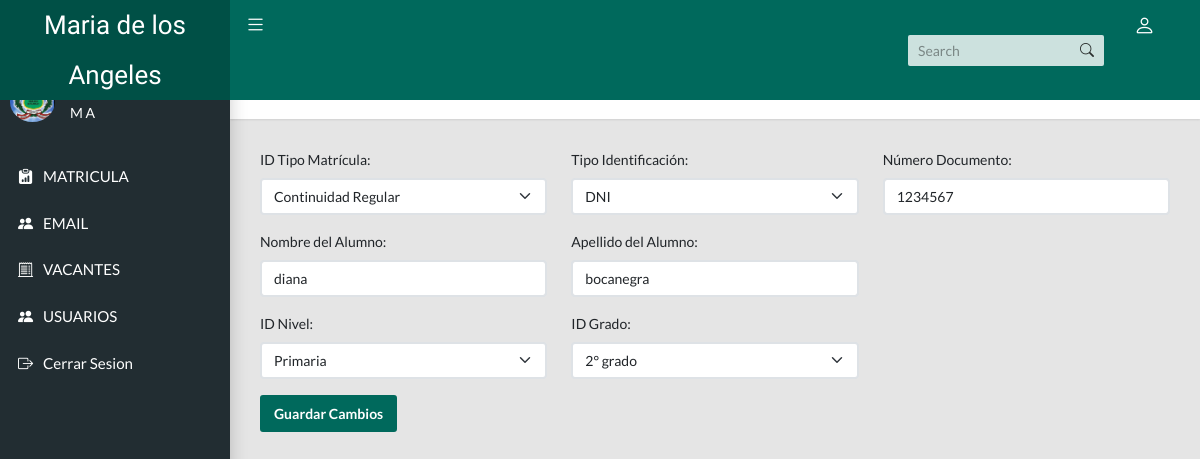
The app's page /administrador/editar.php?idMatricula=1 with its own data.
### tables this page shows
CREATE TABLE `matricula` (
  `idMatricula` int(11) NOT NULL,
  `idTipoMatricula` int(11) DEFAULT NULL,
  `ie_Antigua` varchar(50) DEFAULT NULL,
  `archivoDocumentacion` varchar(250) NOT NULL,
  `tipoIdentificacion` int(11) NOT NULL,
  `numeroDocumento` int(11) DEFAULT NULL,
  `nombreAlumno` varchar(100) NOT NULL,
  `apellidoAlumno` varchar(100) NOT NULL,
  `idNivel` int(11) DEFAULT NULL,
  `idGrado` int(11) DEFAULT NULL,
  `vaucher` varchar(250) NOT NULL,
  `archivoVaucher` varchar(250) NOT NULL,
  `idUsuario` int(11) DEFAULT NULL,
  `estado` varchar(50) DEFAULT NULL
);

### administrador/models/dbmatricula.php (called while the page is built, shortened)
<?php
$conn = require 'conexion.php';
$query_tipo = "SELECT idTipoIdentificacion, descripcion FROM tipoidentificacion";
$result_tipo = $conn->query($query_tipo);
$query_nivel = "SELECT idNivel, descripcion FROM nivel";
$result_nivel = $conn->query($query_nivel);
$query_grado = "SELECT idGrado, descripcion FROM grado";
$result_grado = $conn->query($query_grado);
$query_Tipomatricula = "select idTipoMatricula,descripcion from tipomatricula";
$result_Tipomatricula = $conn->query($query_Tipomatricula);
?>

### administrador/editar.php (the view, shortened to what this page needs)
<?php
require 'includes/header.php';
include 'models/dbmatricula.php';
if (isset($_GET['idMatricula'])) {
    $idMatricula = $_GET['idMatricula'];
    $query = "SELECT matricula.idMatricula, matricula.idTipoMatricula, matricula.tipoIdentificacion,
              matricula.numeroDocumento, matricula.nombreAlumno, matricula.apellidoAlumno,
              matricula.idNivel, matricula.idGrado, matricula.ie_Antigua
              FROM matricula
              WHERE matricula.idMatricula = $idMatricula";
    $result = $conn->query($query);
    if ($result->num_rows > 0) {
        $matriculaData = $result->fetch_assoc();
    } else {
        echo "No se encontraron datos para la matrícula seleccionada.";
        exit();
    }
} else {
    echo "No se proporcionó un ID de matrícula.";
    exit();
}
?>
<main class="app-content">
    <div class="app-title">
        <div>
            <h1><i class="bi bi-speedometer"></i>Editar Matrícula</h1>
        </div>
        <ul class="app-breadcrumb breadcrumb">
            <li class="breadcrumb-item"><i class="bi bi-house-door fs-6"></i></li>
            <li class="breadcrumb-item"><a href="index.php">Inicio</a></li>
        </ul>
    </div>
    <form onsubmit="return validarIEAntigua()" method="post"
            action="models/procesar.php" class="mb-3">
        <div class="row">
            <div class="col-md-4">
                <label for="idTipoMatricula" class="form-label">ID Tipo Matrícula:</label>
                    <select name="matricula" id="matriculaSelect" class="form-select" required>
                    <?php
                        while ($row = $result_Tipomatricula->fetch_assoc()) {
                            $selected = ($row['idTipoMatricula'] == $matriculaData['idTipoMatricula']) ? 'selected' : '';
                            echo "<option value='" . $row["idTipoMatricula"] . "' $selected>" . $row["descripcion"] . "</option>";
                        }
                        ?>
                    </select>
            </div>
            <div class="col-md-4">
                <label for="tipoIdentificacion" class="form-label">Tipo Identificación:</label>
                <select name="tipo" id="matriculaSelect" class="form-select" required>
                <?php
                    while ($row = $result_tipo->fetch_assoc()) {
                        $selected = ($row['idTipoIdentificacion'] == $matriculaData['tipoIdentificacion']) ? 'selected' : '';
                        echo "<option value='" . $row["idTipoIdentificacion"] . "' $selected>" . $row["descripcion"] . "</option>";
                    }
                    ?>
                </select>
            </div>
            <div class="col-md-4">
                <label for="numeroDocumento" class="form-label">Número Documento:</label>
                <input type="text" name="numeroDocumento" class="form-control" value="<?php echo $matriculaData['numeroDocumento']; ?>">
            </div>
        </div>
        <div class="row mt-3">
            <div class="col-md-4">
                <label for="nombreAlumno" class="form-label">Nombre del Alumno:</label>
                <input type="text" name="nombreAlumno" class="form-control" value="<?php echo $matriculaData['nombreAlumno']; ?>">
            </div>
            <div class="col-md-4">
                <label for="apellidoAlumno" class="form-label">Apellido del Alumno:</label>
                <input type="text" name="apellidoAlumno" class="form-control" value="<?php echo $matriculaData['apellidoAlumno']; ?>">
            </div>
        </div>
        <div class="row mt-3">
            <div class="col-md-4">
                <label for="idNivel" class="form-label">ID Nivel:</label>
                <select name="nivel" id="matriculaSelect" class="form-select">
                <?php
                    while ($row = $result_nivel->fetch_assoc()) {
                        $selected = ($row['idNivel'] == $matriculaData['idNivel']) ? 'selected' : '';
                        echo "<option value='" . $row["idNivel"] . "' $selected>" . $row["descripcion"] . "</option>";
                    }
                    ?>
                </select>
            </div>
            <div class="col-md-4">
                <label for="idGrado" class="form-label">ID Grado:</label>
                <select name="grado" id="matriculaSelect" class="form-select">
                    <?php
                        while ($row = $result_grado->fetch_assoc()) {
                            $selected = ($row['idGrado'] == $matriculaData['idGrado']) ? 'selected' : '';
                            echo "<option value='" . $row["idGrado"] . "' $selected>" . $row["descripcion"] . "</option>";
                        }
                        ?>
                </select>
            </div>
        </div>
        <div class="row mt-3">
            <div class="col-md-12">
                <button type="submit" class="btn btn-primary" name="guardarCambios">Guardar Cambios</button>
            </div>
        </div>
    </form>
</main>
<?php
require 'includes/footer.php';
?>

### records on screen
matricula: numeroDocumento "1234567", nombreAlumno "diana", apellidoAlumno "bocanegra"

### other values on screen
form field matricula "Continuidad Regular"
form field tipo "DNI"
form field nivel "Primaria"
form field grado "2° grado"
